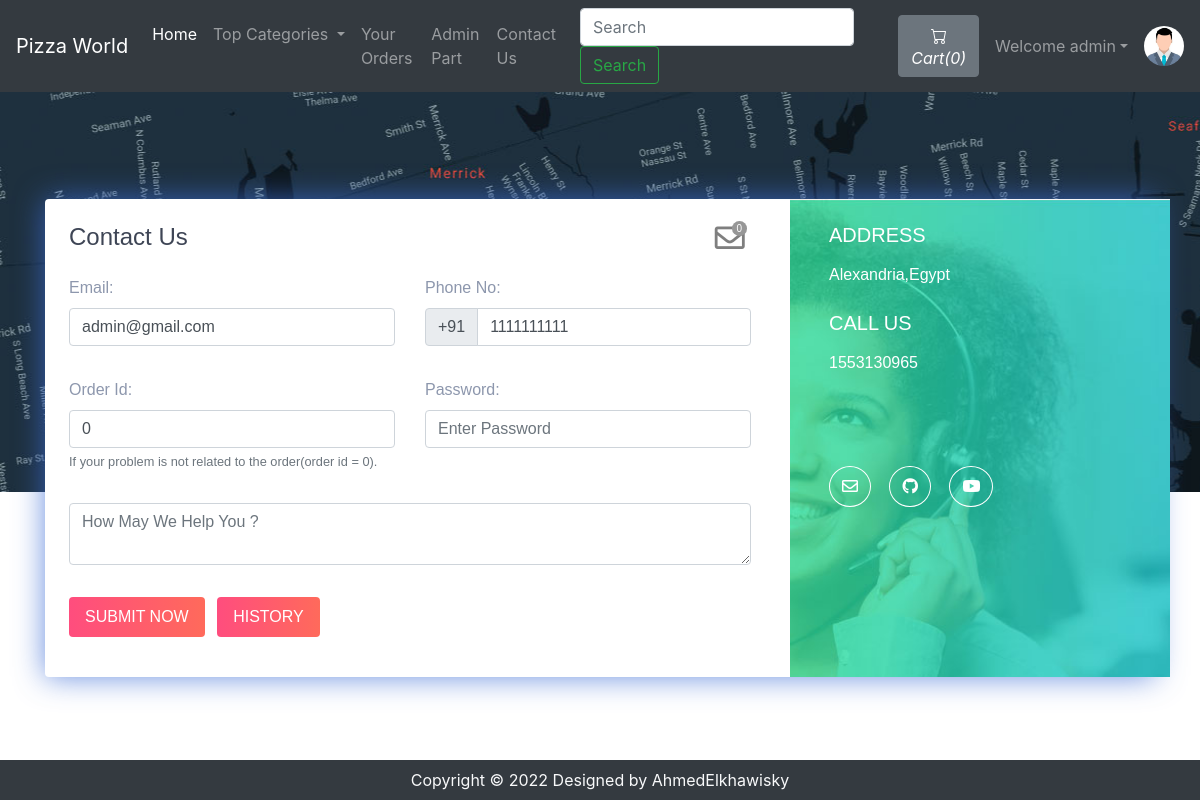
The app's page /contact.php (signed in) with its own data.
### tables this page shows
CREATE TABLE `sitedetail` (
  `tempId` int(11) NOT NULL,
  `systemName` varchar(21) NOT NULL,
  `email` varchar(35) NOT NULL,
  `contact1` bigint(21) NOT NULL,
  `contact2` bigint(21) DEFAULT NULL COMMENT 'Optional',
  `address` text NOT NULL,
  `dateTime` datetime NOT NULL DEFAULT current_timestamp()
);

CREATE TABLE `users` (
  `id` int(21) NOT NULL,
  `username` varchar(21) NOT NULL,
  `firstName` varchar(21) NOT NULL,
  `lastName` varchar(21) NOT NULL,
  `email` varchar(35) NOT NULL,
  `phone` bigint(20) NOT NULL,
  `userType` enum('0','1') NOT NULL DEFAULT '0' COMMENT '0=user\r\n1=admin',
  `password` varchar(255) NOT NULL,
  `joinDate` datetime NOT NULL DEFAULT current_timestamp()
);

### contact.php (the view, shortened to what this page needs)
<!doctype html>
<html lang="en">
  <head>
    <link rel="stylesheet" href="https://stackpath.bootstrapcdn.com/bootstrap/4.5.0/css/bootstrap.min.css">
    <link rel="stylesheet" href="https://use.fontawesome.com/releases/v5.8.2/css/all.css">
  </head>
  <body>
  <?php include 'partials/_dbconnect.php';?>
  <?php include 'partials/_nav.php';?>
      <div class="contact2" style="background-image:url(img/map.jpg);height: 400px;" id="contact">
        <div class="container">
          <div class="row contact-container">
            <div class="col-lg-12">
              <div class="card card-shadow border-0 mb-4">
                <div class="row">
                  <div class="col-lg-8">
                    <div class="contact-box p-4">
                      <div class="row">
                        <div class="col-lg-8">
                          <h4 class="title">Contact Us</h4>
                        </div>
                        <?php if($loggedin){ ?>
                          <div class="col-lg-4">
                            <div class="icon-badge-container mx-1" style="padding-left: 167px;">
                              <a href="#" data-toggle="modal" data-target="#adminReply"><i class="far fa-envelope icon-badge-icon"></i></a>
                              <div class="icon-badge"><b><span id="totalMessage">0</span></b></div>
                            </div>
                          </div>
                        <?php } ?>
                      </div>
                      <?php
                          $passSql = "SELECT * FROM users WHERE id='$userId'";
                          $passResult = mysqli_query($conn, $passSql);
                          $passRow=mysqli_fetch_assoc($passResult);
                          $email = $passRow['email'];
                          $phone = $passRow['phone'];
                      ?>
                      <form action="partials/_manageContactUs.php" method="POST">
                        <div class="row">
                          <div class="col-lg-6">
                            <div class="form-group mt-3">
                                <b><label for="email">Email:</label></b>
                                <input type="email" class="form-control" id="email" name="email" placeholder="Enter Your Email" required value="<?php echo $email ?>">
                            </div>
                          </div>
                          <div class="col-lg-6">
                            <div class="form-group mt-3">
                                <b><label for="phone">Phone No:</label></b>
                                <div class="input-group mb-3">
                                    <div class="input-group-prepend">
                                      <span class="input-group-text" id="basic-addon">+91</span>
                                    </div>
                                    <input type="tel" class="form-control" id="phone" name="phone" aria-describedby="basic-addon" placeholder="Enter Your Phone Number" required pattern="[0-9]{10}" value="<?php echo $phone ?>">
                                </div>
                            </div>
                          </div>
                          <div class="col-lg-6">
                            <div class="form-group mt-3">
                              <b><label for="orderId">Order Id:</label></b>
                              <input class="form-control" type="text" id="orderId" name="orderId" placeholder="Order Id" value="0">
                              <small id="orderIdHelp" class="form-text text-muted">If your problem is not related to the order(order id = 0).</small>
                            </div>
                          </div>
                          <div class="col-lg-6">
                            <div class="form-group mt-3">
                              <b><label for="password">Password:</label></b>
                              <input class="form-control" id="password" name="password" placeholder="Enter Password" type="password" placeholder="Enter Your Password" required data-toggle="password">
                            </div>
                          </div>
                          <div class="col-lg-12">
                            <div class="form-group  mt-3">
                                <textarea class="form-control" id="message" name="message" rows="2" required minlength="6" placeholder="How May We Help You ?"></textarea>
                            </div>
                          </div>
                          <?php if($loggedin){ ?>
                            <div class="col-lg-12">
                              <button type="submit" class="btn btn-danger-gradiant mt-3 mb-3 text-white border-0 py-2 px-3"><span> SUBMIT NOW <i class="ti-arrow-right"></i></span></button>
                              <button type="button" class="btn btn-danger-gradiant mt-3 mb-3 text-white border-0 py-2 px-3 mx-2" data-toggle="modal" data-target="#history"><span> HISTORY <i class="ti-arrow-right"></i></span></button>
                            </div>
                          <?php } ?>
                        </div>
                      </form>
                    </div>
                  </div>
                  <?php
                    $sql = "SELECT * FROM `sitedetail`";
                    $result = mysqli_query($conn, $sql);
                    $row = mysqli_fetch_assoc($result);
                    $address = $row['address'];
                    $email = $row['email'];
                    $contact1 = $row['contact1'];
                    $contact2 = $row['contact2'];
                    echo '<div class="col-lg-4 bg-image" style="background-image:url(img/contact.jpg)">
                          <div class="detail-box p-4">
                            <h5 class="text-white font-weight-light mb-3">ADDRESS</h5>
                            <p class="text-white op-7">' .$address. '</p>
                            <h5 class="text-white font-weight-light mb-3 mt-4">CALL US</h5>
                            <p class="text-white op-7">' .$contact1. '
                              <br> ' .$contact2. '</p>
                            <div class="round-social light">
                              <a href="https://mail.google.com/mail/?view=cm&fs=1&tf=1&to=' .$email. '" class="ml-0 text-decoration-none text-white border border-white rounded-circle" target="_blank"><i class="far fa-envelope"></i></a>
                              <a href="https://github.com/darshankparmar" class="text-decoration-none text-white border border-white rounded-circle" target="_blank"><i class="fab fa-github"></i></i></a>
                              <a href="https://youtube.com/" class="text-decoration-none text-white border border-white rounded-circle" target="_blank"><i class="fab fa-youtube"></i></a>
                            </div>
                          </div>
                        </div>';
                  ?>
                </div>
              </div>
            </div>
          </div>
        </div>
      </div>
  <?php include 'partials/_footer.php';?>
  </body>
</html>

### partials/_nav.php (shortened to what this page needs)
<?php
if(isset($_SESSION['loggedin']) && $_SESSION['loggedin']==true){
  $loggedin= true;
  $userId = $_SESSION['userId'];
  $username = $_SESSION['username'];
}
else{
  $loggedin = false;
  $userId = 0;
}
$sql = "SELECT * FROM `sitedetail`";
$result = mysqli_query($conn, $sql);
$row = mysqli_fetch_assoc($result);
$systemName = $row['systemName'];
echo '<nav class="navbar navbar-expand-lg navbar-dark bg-dark">
      <a class="navbar-brand" href="index.php">'.$systemName.'</a>
      <button class="navbar-toggler" type="button" data-toggle="collapse" data-target="#navbarSupportedContent" aria-controls="navbarSupportedContent" aria-expanded="false" aria-label="Toggle navigation">
        <span class="navbar-toggler-icon"></span>
      </button>
      <div class="collapse navbar-collapse" id="navbarSupportedContent">
        <ul class="navbar-nav mr-auto">
          <li class="nav-item active">
            <a class="nav-link" href="index.php">Home <span class="sr-only">(current)</span></a>
          </li>
          <li class="nav-item dropdown">
            <a class="nav-link dropdown-toggle" href="#" id="navbarDropdown" role="button" data-toggle="dropdown" aria-haspopup="true" aria-expanded="false">
              Top Categories
            </a>
            <div class="dropdown-menu" aria-labelledby="navbarDropdown">';
            echo '</div>
          </li>
          <li class="nav-item">
            <a class="nav-link" href="viewOrder.php">Your Orders</a>
          </li>
          <li class="nav-item">
            <a class="nav-link" href="../OnlinePizzaDelivery/admin/login.php"target="_blank">Admin Part</a>
          </li>
          <li class="nav-item">
            <a class="nav-link" href="contact.php">Contact Us</a>
          </li>
        </ul>
        <form method="get" action="/OnlinePizzaDelivery/search.php" class="form-inline my-2 my-lg-0 mx-3">
          <input class="form-control mr-sm-2" type="search" name="search" id="search" placeholder="Search" aria-label="Search" required>
          <button class="btn btn-outline-success my-2 my-sm-0" type="submit">Search</button>
        </form>';
        $countsql = "SELECT SUM(`itemQuantity`) FROM `viewcart` WHERE `userId`=$userId";
        $countresult = mysqli_query($conn, $countsql);
        $countrow = mysqli_fetch_assoc($countresult);
        $count = $countrow['SUM(`itemQuantity`)'];
        if(!$count) {
          $count = 0;
        }
        echo '<a href="viewCart.php"><button type="button" class="btn btn-secondary mx-2" title="MyCart">
          <svg xmlns="img/cart.svg" width="16" height="16" fill="currentColor" class="bi bi-cart" viewBox="0 0 16 16">
            <path d="M0 1.5A.5.5 0 0 1 .5 1H2a.5.5 0 0 1 .485.379L2.89 3H14.5a.5.5 0 0 1 .491.592l-1.5 8A.5.5 0 0 1 13 12H4a.5.5 0 0 1-.491-.408L2.01 3.607 1.61 2H.5a.5.5 0 0 1-.5-.5zM3.102 4l1.313 7h8.17l1.313-7H3.102zM5 12a2 2 0 1 0 0 4 2 2 0 0 0 0-4zm7 0a2 2 0 1 0 0 4 2 2 0 0 0 0-4zm-7 1a1 1 0 1 1 0 2 1 1 0 0 1 0-2zm7 0a1 1 0 1 1 0 2 1 1 0 0 1 0-2z"/>
          </svg>
          <i class="bi bi-cart">Cart(' .$count. ')</i>
        </button></a>';
        if($loggedin){
          echo '<ul class="navbar-nav mr-2">
            <li class="nav-item dropdown">
              <a class="nav-link dropdown-toggle" href="#" id="navbarDropdown" role="button" data-toggle="dropdown"> Welcome ' .$username. '</a>
              <div class="dropdown-menu" aria-labelledby="navbarDropdown">
                <a class="dropdown-item" href="partials/_logout.php">Logout</a>
              </div>
            </li>
          </ul>
          <div class="text-center image-size-small position-relative">
            <a href="viewProfile.php"><img src="img/person-' .$userId. '.jpg" class="rounded-circle" onError="this.src = \'img/profilePic.jpg\'" style="width:40px; height:40px"></a>
          </div>';
        }
        else {
          echo '
          <button type="button" class="btn btn-success mx-2"  data-toggle="modal" data-target="#loginModal">Login</button>
          <button type="button" class="btn btn-success mx-2"  data-toggle="modal" data-target="#signupModal">SignUp</button>';
        }
  echo '</div>
    </nav>';
?>

### contact.php (style rules this page uses)
.icon-badge-container { position: absolute; }
.icon-badge-icon { font-size: 30px; color: rgb(0 0 0 / 50%); position: relative; }
.icon-badge { background-color: #979797;; font-size: 10px; color: white; text-align: center; width: 15px; height: 15px; border-radius: 49%; position: relative; top: -35px; left: 17px; }
.contact2 { font-family: "Montserrat", sans-serif; color: #8d97ad; font-weight: 300; background-position: center top; }
.contact2 h1, .contact2 h2, .contact2 h3, .contact2 h4, .contact2 h5, .contact2 h6 { color: #3e4555; }
.contact2 .bg-image { background-size: cover; position: relative; display: -webkit-box; display: -webkit-flex; display: -ms-flexbox; display: flex; }
.contact2 .card.card-shadow { -webkit-box-shadow: 0px 0px 30px rgba(115, 128, 157, 0.1); box-shadow: 0px 0px 30px rgba(61, 109, 214, 0.774); }
.contact2 .detail-box .round-social { margin-top: 100px; }
.contact2 .round-social a { background: transparent; margin: 0 7px; padding: 11px 12px; }
.contact2 .contact-container { position: relative; top: 107px; }
.contact2 .btn-danger-gradiant { background: #ff4d7e; background: -webkit-linear-gradient(legacy-direction(to right), #ff4d7e 0%, #ff6a5b 100%); background: -webkit-gradient(linear, left top, right top, from(#ff4d7e), to(#ff6a5b)); background: -webkit-linear-gradient(left, #ff4d7e 0%, #ff6a5b 100%); background: -o-linear-gradient(left, #ff4d7e 0%, #ff6a5b 100%); background: linear-gradient(to right, #ff4d7e 0%, #ff6a5b 100%); }

### records on screen
sitedetail: systemName "Pizza World", address "Alexandria,Egypt", contact1 "1553130965"
users: email "admin@gmail.com", phone "1111111111"

### other values on screen
$count "0"
$username "admin"
